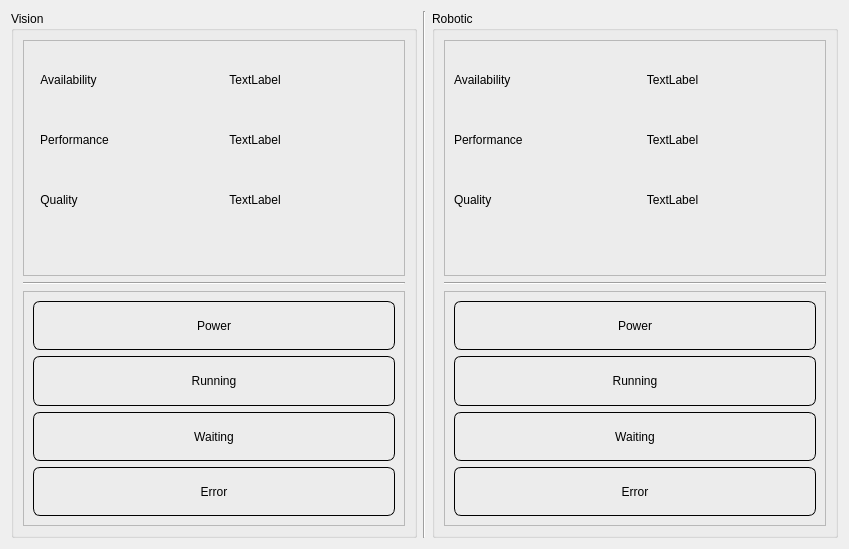
<?xml version="1.0" encoding="UTF-8"?>
<ui version="4.0">
 <class>CollabInfoTab</class>
 <widget class="QWidget" name="CollabInfoTab">
  <property name="geometry">
   <rect>
    <x>0</x>
    <y>0</y>
    <width>849</width>
    <height>549</height>
   </rect>
  </property>
  <property name="sizePolicy">
   <sizepolicy hsizetype="MinimumExpanding" vsizetype="Preferred">
    <horstretch>0</horstretch>
    <verstretch>0</verstretch>
   </sizepolicy>
  </property>
  <property name="minimumSize">
   <size>
    <width>800</width>
    <height>0</height>
   </size>
  </property>
  <property name="windowTitle">
   <string>Form</string>
  </property>
  <layout class="QHBoxLayout" name="horizontalLayout" stretch="1,0,1">
   <item>
    <widget class="QGroupBox" name="box_vision">
     <property name="styleSheet">
      <string notr="true"/>
     </property>
     <property name="title">
      <string>Vision</string>
     </property>
     <layout class="QVBoxLayout" name="verticalLayout" stretch="1,0,1">
      <item>
       <widget class="QFrame" name="frame">
        <property name="sizePolicy">
         <sizepolicy hsizetype="Preferred" vsizetype="Preferred">
          <horstretch>0</horstretch>
          <verstretch>0</verstretch>
         </sizepolicy>
        </property>
        <property name="styleSheet">
         <string notr="true">QLabel {
}</string>
        </property>
        <property name="frameShape">
         <enum>QFrame::StyledPanel</enum>
        </property>
        <property name="frameShadow">
         <enum>QFrame::Raised</enum>
        </property>
        <layout class="QFormLayout" name="formLayout_2">
         <property name="formAlignment">
          <set>Qt::AlignHCenter|Qt::AlignTop</set>
         </property>
         <property name="verticalSpacing">
          <number>0</number>
         </property>
         <property name="leftMargin">
          <number>16</number>
         </property>
         <property name="bottomMargin">
          <number>0</number>
         </property>
         <item row="0" column="1">
          <widget class="QLabel" name="label_availability_vis">
           <property name="minimumSize">
            <size>
             <width>0</width>
             <height>60</height>
            </size>
           </property>
           <property name="text">
            <string>TextLabel</string>
           </property>
           <property name="alignment">
            <set>Qt::AlignCenter</set>
           </property>
          </widget>
         </item>
         <item row="0" column="0">
          <widget class="QLabel" name="label_5">
           <property name="minimumSize">
            <size>
             <width>0</width>
             <height>60</height>
            </size>
           </property>
           <property name="text">
            <string>Availability</string>
           </property>
           <property name="alignment">
            <set>Qt::AlignCenter</set>
           </property>
          </widget>
         </item>
         <item row="2" column="0">
          <widget class="QLabel" name="label_9">
           <property name="minimumSize">
            <size>
             <width>0</width>
             <height>60</height>
            </size>
           </property>
           <property name="text">
            <string>Quality</string>
           </property>
           <property name="alignment">
            <set>Qt::AlignCenter</set>
           </property>
          </widget>
         </item>
         <item row="1" column="0">
          <widget class="QLabel" name="label_7">
           <property name="minimumSize">
            <size>
             <width>0</width>
             <height>60</height>
            </size>
           </property>
           <property name="text">
            <string>Performance</string>
           </property>
           <property name="alignment">
            <set>Qt::AlignCenter</set>
           </property>
          </widget>
         </item>
         <item row="1" column="1">
          <widget class="QLabel" name="label_performance_vis">
           <property name="minimumSize">
            <size>
             <width>0</width>
             <height>60</height>
            </size>
           </property>
           <property name="text">
            <string>TextLabel</string>
           </property>
           <property name="alignment">
            <set>Qt::AlignCenter</set>
           </property>
          </widget>
         </item>
         <item row="2" column="1">
          <widget class="QLabel" name="label_quality_vis">
           <property name="minimumSize">
            <size>
             <width>0</width>
             <height>60</height>
            </size>
           </property>
           <property name="text">
            <string>TextLabel</string>
           </property>
           <property name="alignment">
            <set>Qt::AlignCenter</set>
           </property>
          </widget>
         </item>
        </layout>
       </widget>
      </item>
      <item>
       <widget class="Line" name="line">
        <property name="orientation">
         <enum>Qt::Horizontal</enum>
        </property>
       </widget>
      </item>
      <item>
       <widget class="QFrame" name="frame_2">
        <property name="styleSheet">
         <string notr="true">QLabel {
	border: 1px solid black;
	border-radius: 7px;
}</string>
        </property>
        <property name="frameShape">
         <enum>QFrame::StyledPanel</enum>
        </property>
        <property name="frameShadow">
         <enum>QFrame::Raised</enum>
        </property>
        <layout class="QVBoxLayout" name="verticalLayout_2">
         <item>
          <widget class="QLabel" name="label_power_vis">
           <property name="text">
            <string>Power</string>
           </property>
           <property name="alignment">
            <set>Qt::AlignCenter</set>
           </property>
          </widget>
         </item>
         <item>
          <widget class="QLabel" name="label_running_vis">
           <property name="text">
            <string>Running</string>
           </property>
           <property name="alignment">
            <set>Qt::AlignCenter</set>
           </property>
          </widget>
         </item>
         <item>
          <widget class="QLabel" name="label_waiting_vis">
           <property name="text">
            <string>Waiting</string>
           </property>
           <property name="alignment">
            <set>Qt::AlignCenter</set>
           </property>
          </widget>
         </item>
         <item>
          <widget class="QLabel" name="label_error_vis">
           <property name="styleSheet">
            <string notr="true"/>
           </property>
           <property name="text">
            <string>Error</string>
           </property>
           <property name="alignment">
            <set>Qt::AlignCenter</set>
           </property>
          </widget>
         </item>
        </layout>
       </widget>
      </item>
     </layout>
    </widget>
   </item>
   <item>
    <widget class="Line" name="line_2">
     <property name="orientation">
      <enum>Qt::Vertical</enum>
     </property>
    </widget>
   </item>
   <item>
    <widget class="QGroupBox" name="box_robotic">
     <property name="title">
      <string>Robotic</string>
     </property>
     <layout class="QVBoxLayout" name="verticalLayout_3" stretch="1,0,1">
      <item>
       <widget class="QFrame" name="frame_3">
        <property name="sizePolicy">
         <sizepolicy hsizetype="Preferred" vsizetype="Preferred">
          <horstretch>0</horstretch>
          <verstretch>0</verstretch>
         </sizepolicy>
        </property>
        <property name="frameShape">
         <enum>QFrame::StyledPanel</enum>
        </property>
        <property name="frameShadow">
         <enum>QFrame::Raised</enum>
        </property>
        <layout class="QFormLayout" name="formLayout">
         <property name="verticalSpacing">
          <number>0</number>
         </property>
         <property name="bottomMargin">
          <number>0</number>
         </property>
         <item row="0" column="0">
          <widget class="QLabel" name="label">
           <property name="minimumSize">
            <size>
             <width>0</width>
             <height>60</height>
            </size>
           </property>
           <property name="text">
            <string>Availability</string>
           </property>
          </widget>
         </item>
         <item row="0" column="1">
          <widget class="QLabel" name="label_availability_rob">
           <property name="minimumSize">
            <size>
             <width>0</width>
             <height>60</height>
            </size>
           </property>
           <property name="text">
            <string>TextLabel</string>
           </property>
           <property name="alignment">
            <set>Qt::AlignCenter</set>
           </property>
          </widget>
         </item>
         <item row="1" column="0">
          <widget class="QLabel" name="label_3">
           <property name="minimumSize">
            <size>
             <width>0</width>
             <height>60</height>
            </size>
           </property>
           <property name="text">
            <string>Performance</string>
           </property>
          </widget>
         </item>
         <item row="1" column="1">
          <widget class="QLabel" name="label_performance_rob">
           <property name="minimumSize">
            <size>
             <width>0</width>
             <height>60</height>
            </size>
           </property>
           <property name="text">
            <string>TextLabel</string>
           </property>
           <property name="alignment">
            <set>Qt::AlignCenter</set>
           </property>
          </widget>
         </item>
         <item row="2" column="0">
          <widget class="QLabel" name="label_6">
           <property name="minimumSize">
            <size>
             <width>0</width>
             <height>60</height>
            </size>
           </property>
           <property name="text">
            <string>Quality</string>
           </property>
          </widget>
         </item>
         <item row="2" column="1">
          <widget class="QLabel" name="label_quality_rob">
           <property name="minimumSize">
            <size>
             <width>0</width>
             <height>60</height>
            </size>
           </property>
           <property name="text">
            <string>TextLabel</string>
           </property>
           <property name="alignment">
            <set>Qt::AlignCenter</set>
           </property>
          </widget>
         </item>
        </layout>
       </widget>
      </item>
      <item>
       <widget class="Line" name="line_3">
        <property name="orientation">
         <enum>Qt::Horizontal</enum>
        </property>
       </widget>
      </item>
      <item>
       <widget class="QFrame" name="frame_4">
        <property name="styleSheet">
         <string notr="true">QLabel {
	border: 1px solid black;
	border-radius: 7px;
}</string>
        </property>
        <property name="frameShape">
         <enum>QFrame::StyledPanel</enum>
        </property>
        <property name="frameShadow">
         <enum>QFrame::Raised</enum>
        </property>
        <layout class="QVBoxLayout" name="verticalLayout_4">
         <item>
          <widget class="QLabel" name="label_power_rob">
           <property name="text">
            <string>Power</string>
           </property>
           <property name="alignment">
            <set>Qt::AlignCenter</set>
           </property>
          </widget>
         </item>
         <item>
          <widget class="QLabel" name="label_running_rob">
           <property name="text">
            <string>Running</string>
           </property>
           <property name="alignment">
            <set>Qt::AlignCenter</set>
           </property>
          </widget>
         </item>
         <item>
          <widget class="QLabel" name="label_waiting_rob">
           <property name="text">
            <string>Waiting</string>
           </property>
           <property name="alignment">
            <set>Qt::AlignCenter</set>
           </property>
          </widget>
         </item>
         <item>
          <widget class="QLabel" name="label_error_rob">
           <property name="styleSheet">
            <string notr="true"/>
           </property>
           <property name="text">
            <string>Error</string>
           </property>
           <property name="alignment">
            <set>Qt::AlignCenter</set>
           </property>
          </widget>
         </item>
        </layout>
       </widget>
      </item>
     </layout>
    </widget>
   </item>
  </layout>
 </widget>
 <resources/>
 <connections/>
</ui>
